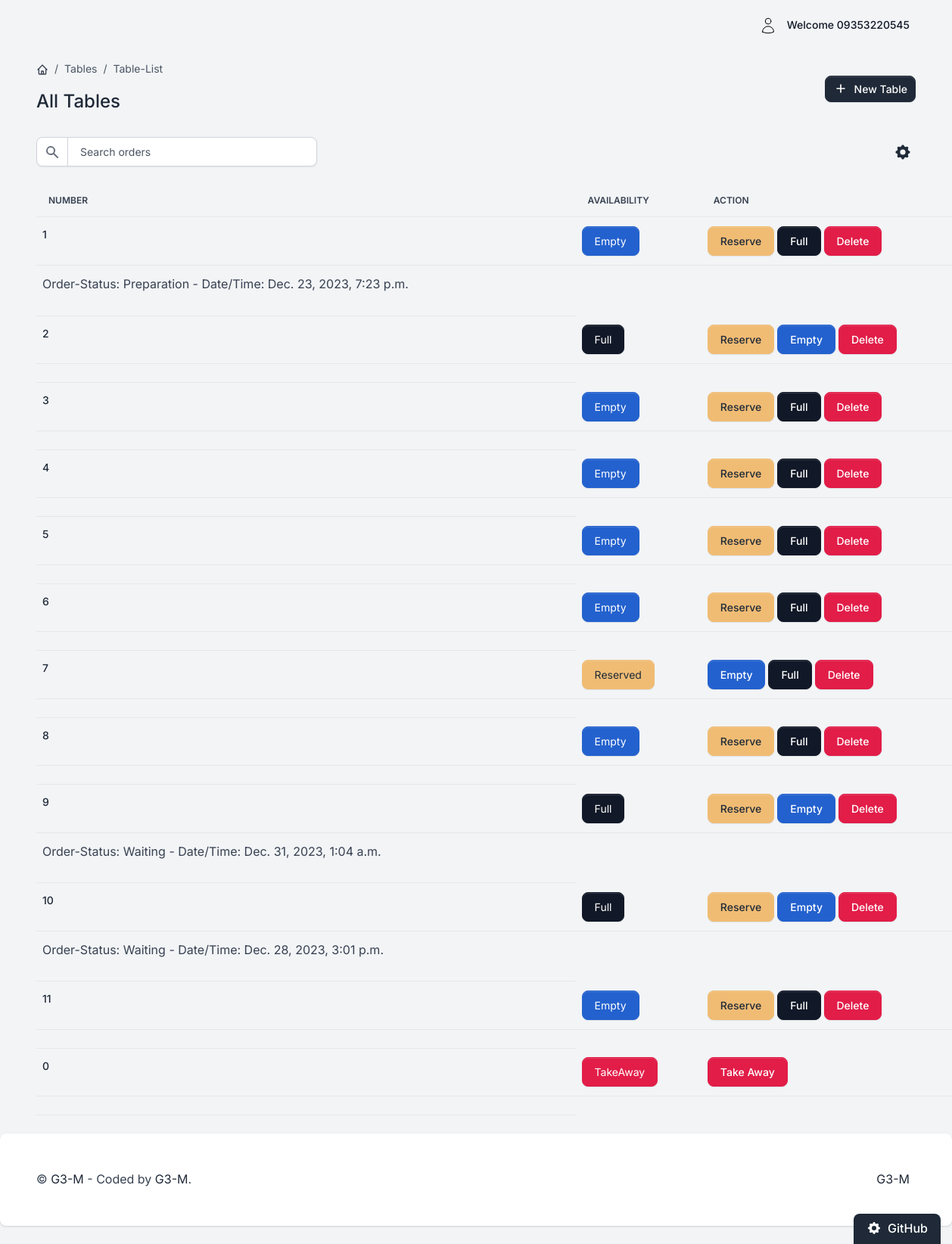
The app's page /tables/list-table (signed in), older data.
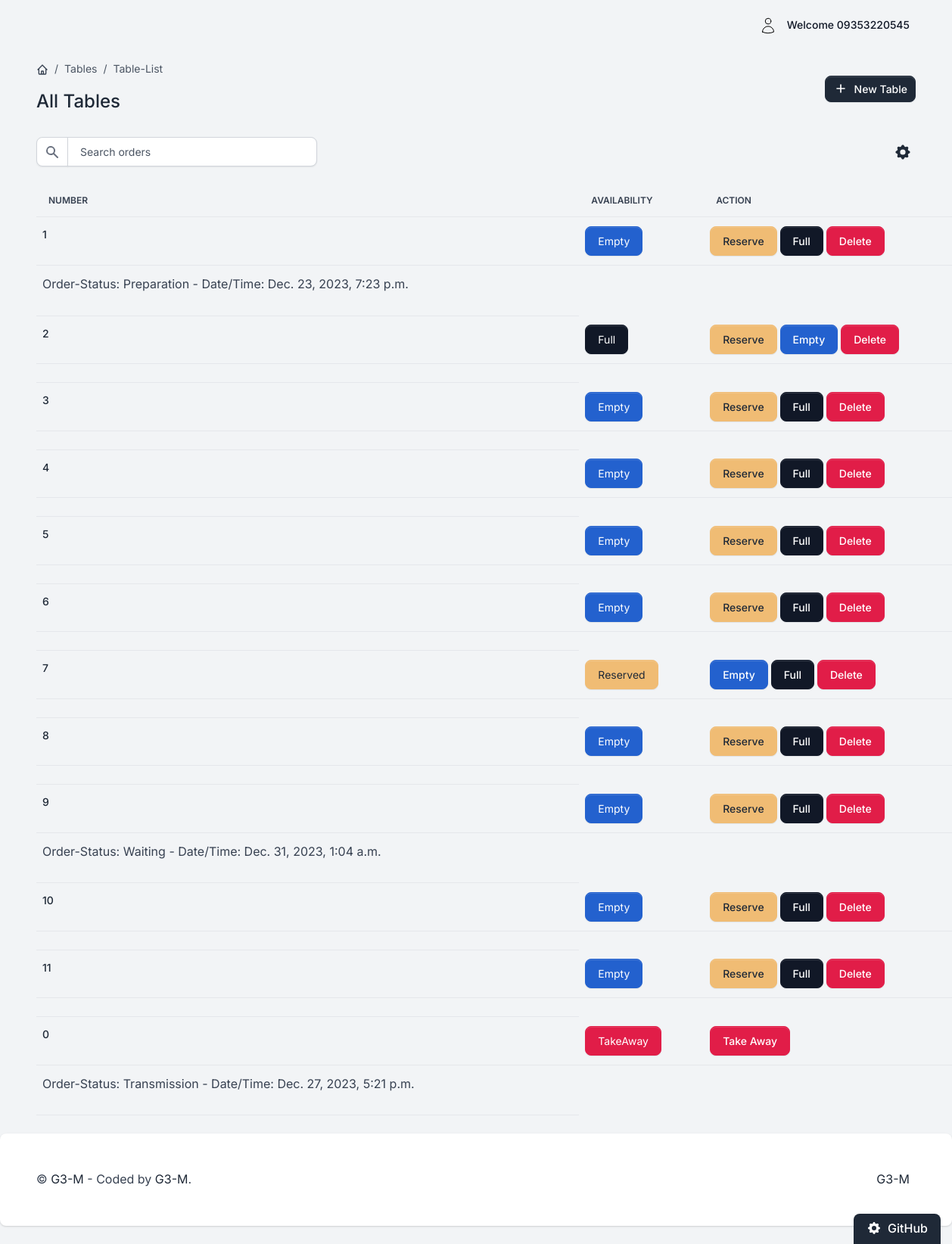
The same page, newer data.
### users/models.py (models this page shows)
class User(AbstractBaseUser, PermissionsMixin):
    phone_number = models.CharField(max_length=11, unique=True, validators=[
        RegexValidator(
            regex=r'^09\d{9}$',
            message='Phone number must start with "09" and have 11 digits.',
            code='invalid_phone_number'
        )])
    email = models.EmailField(unique=True)
    password = models.CharField(max_length=128)
    is_active = models.BooleanField(default=True)
    is_staff = models.BooleanField(default=False)
    last_login = models.DateTimeField(auto_now_add=True, verbose_name='last')
    objects = UserManager()
    USERNAME_FIELD = 'phone_number'
    REQUIRED_FIELDS = ['email']
    """django.core.management.base.SystemCheckError: SystemCheckError: System check identified some issues: ERRORS:
    auth.User.groups: (fields.E304) Reverse accessor 'Group.user_set' for 'auth.User.groups' clashes with reverse
    accessor for 'users.User.groups'. HINT: Add or change a related_name argument to the definition for
    'auth.User.groups' or 'users.User.groups'. auth.User.user_permissions: (fields.E304) Reverse accessor
    'Permission.user_set' for 'auth.User.user_permissions' clashes with reverse accessor for
    'users.User.user_permissions'. HINT: Add or change a related_name argument to the definition for
    'auth.User.user_permissions' or 'users.User.user_permissions'. users.User.groups: (fields.E304)
    Reverse accessor 'Group.user_set' for 'users.User.groups' clashes with reverse accessor for
    'auth.User.groups'. HINT: Add or change a related_name argument to the definition for 'users.User.groups'
    or 'auth.User.groups'. users.User.user_permissions: (fields.E304) Reverse accessor 'Permission.user_set'
    for 'users.User.user_permissions' clashes with reverse accessor for 'auth.User.user_permissions'. HINT: Add
    or change a related_name argument to the definition for 'users.User.user_permissions' or
    'auth.User.user_permissions'.


####### for this bug we should make these groups and permissions attr and make custom related_name:
    """

### tables/models.py (models this page shows, shortened)
class Table(BaseModel):
    status_fields = [("R", "Reserved"), ("E", "Empty"), ("F", "Full"), ("T", "TakeAway")]
    number = models.PositiveIntegerField()
    status = models.CharField(max_length=1, choices=status_fields, default='E')

### order/models.py (models this page shows, shortened)
class Order(BaseModel):
    status_fields = [("W", "Waiting"),
                     ("C", "Canceled"),
                     ("P", "Preparation"),
                     ("T", "Transmission"),
                     ("F", "Finished")]
    customer_phone = models.CharField(max_length=100, blank=True, null=True)
    id = models.UUIDField(primary_key=True, default=uuid.uuid4)
    status = models.CharField(max_length=1, choices=status_fields, default='W')
    table = models.ForeignKey(Table, on_delete=models.SET_NULL, null=True, related_name='orders')
    class Meta:
        ordering = ['-created_at']
        indexes = [
            models.Index(fields=['-created_at']),
        ]

### tables/views.py (the view)
# urls.py: path('list-table', views.ListTableView.as_view(), name='list-table'),
class ListTableView(StaffSuperuserRequiredMixin, ListView):
    model = Table
    template_name = 'Reservation_ListTableTemplate.html'
    context_object_name = 'table'
    def get_context_data(self, *, object_list=None, **kwargs):
        context = super().get_context_data(**kwargs)
        context['table_orders'] = {}
        for table_instance in context['table']:
            try:
                order = Order.objects.filter(table=table_instance, status__in=["W", "P", "T"])
                context['table_orders'][table_instance.id] = order
            except Order.DoesNotExist:
                pass
        return context

### core/models.py (called while the page is built)
    def get_queryset(self):
        return super().get_queryset().filter(deleted_at__isnull=True)

### utils.py (called while the page is built)
    def test_func(self):
        return self.request.user.is_staff or self.request.user.is_superuser

### templates/Reservation_ListTableTemplate.html (shortened to what this page needs)
{% extends "base.html" %}
{% block content %}
    <div class="d-flex justify-content-between flex-wrap flex-md-nowrap align-items-center py-4 mx-5">
        <div class="d-block mb-4 mb-md-0">
            <nav aria-label="breadcrumb" class="d-none d-md-inline-block">
                <ol class="breadcrumb breadcrumb-dark breadcrumb-transparent">
                    <li class="breadcrumb-item">
                        <a href="{% url 'core:home' %}">
                        </a>
                    </li>
                    <li class="breadcrumb-item active" aria-current="page">Tables</li>
                    <li class="breadcrumb-item active" aria-current="page">Table-List</li>
                </ol>
            </nav>
            <h2 class="h4">All Tables</h2>
        </div>
        <div class="btn-toolbar mb-2 mb-md-0">
            <a href="{% url 'tables:create-table' %}" class="btn btn-sm btn-gray-800 d-inline-flex align-items-center">
                <svg class="icon icon-xs me-2" fill="none" stroke="currentColor" viewBox="0 0 24 24"
                     xmlns="http://www.w3.org/2000/svg">
                    <path stroke-linecap="round" stroke-linejoin="round" stroke-width="2"
                          d="M12 6v6m0 0v6m0-6h6m-6 0H6"></path>
                </svg>
                New Table
            </a>
        </div>
    </div>
    <div class="table-settings mb-4 mx-5">
        <div class="row align-items-center justify-content-between">
            <div class="col col-md-6 col-lg-3 col-xl-4">
                <div class="input-group me-2 me-lg-3 fmxw-400">
                  <span class="input-group-text">
                  </span>
                    <input type="text" class="form-control" placeholder="Search orders">
                </div>
            </div>
            <div class="col-4 col-md-2 col-xl-1 ps-md-0 text-end">
                <div class="dropdown">
                    <button class="btn btn-link text-dark dropdown-toggle dropdown-toggle-split m-0 p-1"
                            data-bs-toggle="dropdown" aria-haspopup="true" aria-expanded="false">
                    </button>
                </div>
            </div>
        </div>
    </div>
    <td class="card card-body border-0 shadow table-wrapper table-responsive mx-5">
    <table class="table table-hover mx-5">
        <thead>
        <tr>
            <th class="border-gray-200">Number</th>
            <th class="border-gray-200">Availability</th>
            <th class="border-gray-200">Action</th>
        </tr>
        </thead>
        <tbody>
        {% for table_instance in table %}
            <tr>
                <td>
                    <a href="#" class="fw-bold">
                        {{ table_instance.number }}
                    </a>
                </td>
                <td>
                    {% if table_instance.status == 'R' %}
                        <span class="fw-normal btn btn-secondary">{{ table_instance.get_status_display }}</span>
                    {% elif table_instance.status == 'E' %}
                        <span class="fw-normal btn btn-info">{{ table_instance.get_status_display }}</span>
                    {% elif table_instance.status == 'F' %}
                        <span class="fw-normal btn btn-gray-900">{{ table_instance.get_status_display }}</span>
                    {% else %}
                        <span class="fw-normal btn btn-danger">{{ table_instance.get_status_display }}</span>
                    {% endif %}
                </td>
                <td class="flex justify-content-center">
                    <div class="col-4 col-md-2 col-xl-1 ps-md-0 text-end">
                        <div class="">
                            {% if table_instance.status != 'T' %}
                                {% if table_instance.status != 'R' %}
                                    <form action="{% url 'tables:change-table-status' table_instance.pk 'R' %}"
                                          method="post" style="display:inline;">
                                        <button class="btn btn-secondary" type="submit">Reserve</button>
                                    </form>
                                {% endif %}
                                {% if table_instance.status != 'E' %}
                                    <form action="{% url 'tables:change-table-status' table_instance.pk 'E' %}"
                                          method="post" style="display:inline;">
                                        <button class="btn btn-info" type="submit">Empty</button>
                                    </form>
                                {% endif %}
                                {% if table_instance.status != 'F' %}
                                    <form action="{% url 'tables:change-table-status' table_instance.pk 'F' %}"
                                          method="post" style="display:inline;">
                                        <button class="btn btn-gray-900" type="submit">Full</button>
                                    </form>
                                {% endif %}
                                <form action="{% url 'tables:delete-table' table_instance.pk %}" method="post"
                                      style="display:inline;">
                                    <button class="btn btn-danger" type="submit">Delete</button>
                                </form>
                            {% else %}
                                <button class="btn btn-danger" type="submit">Take Away</button>
                            {% endif %}
                        </div>
                    </div>
                </td>
            </tr>
            <tr>
                <td class="flex justify-content-center">
                    <div class="flex col-4 col-md-2 col-xl-1 ps-md-0 text-end">
                        {% for table_id , order in table_orders.items %}
                            {% if table_id == table_instance.id %}
                                {% for orders in order %}
                                    <p>Order-Status: {{ orders.get_status_display }}
                                        - Date/Time: {{ orders.created_at }}</p>
                                {% endfor %}
                            {% endif %}
                        {% endfor %}
                    </div>
            </tr>
        {% endfor %}
        </tbody>
    </table>
{% endblock content %}

### templates/base.html (shortened to what this page needs)
{% load static %}
<!DOCTYPE html>
<html lang="en">
<head>
    <link type="text/css" href="/static/assets/vendor/sweetalert2/dist/sweetalert2.min.css" rel="stylesheet">
    <link type="text/css" href="/static/assets/vendor/notyf/notyf.min.css" rel="stylesheet">
    <link type="text/css" href="/static/assets/css/volt.css" rel="stylesheet">
</head>
<body>
{% if user.is_authenticated %}
    <nav class="navbar navbar-top navbar-expand navbar-dashboard navbar-dark ps-0 pe-2 pb-0">
        <div class="container-fluid px-0 mx-5">
            <div class="d-flex justify-content-between w-100" id="navbarSupportedContent">
                <ul class="navbar-nav align-items-center">
                    <li class="nav-item dropdown ms-lg-3">
                        <a class="nav-link dropdown-toggle pt-1 px-0" href="#" role="button" data-bs-toggle="dropdown"
                           aria-expanded="false">
                            <div class="media d-flex align-items-center">
                                <div class="media-body ms-2 text-dark align-items-center d-none d-lg-block">
                                    <span class="mb-0 font-small fw-bold text-gray-900">
                              Welcome <strong>{{ request.user.phone_number }}</strong>
                            </span>
                                </div>
                            </div>
                        </a>
                    </li>
                </ul>
            </div>
        </div>
    </nav>
{% endif %}
{% block content %}{% endblock content %}
<footer class="bg-white rounded shadow p-5 mb-4 mt-4">
    <div class="row">
        <div class="col-12 col-md-4 col-xl-6 mb-4 mb-md-0">
            <p class="mb-0 text-center text-lg-start">
                &copy; <a class="text-primary fw-normal" href="https://themesberg.com" target="_blank">G3-M</a>
                - Coded by <a href="https://appseed.us" target="_blank">G3-M</a>.
            </p>
        </div>
        <div class="col-12 col-md-8 col-xl-6 text-center text-lg-start">
            <ul class="list-inline list-group-flush list-group-borderless text-md-end mb-0">
                <li class="list-inline-item px-0 px-sm-2">
                    <a target="_blank"
                       href="">G3-M</a>
                </li>
            </ul>
        </div>
    </div>
</footer>
<div class="card theme-settings bg-gray-800 theme-settings-expand" id="theme-settings-expand">
    <div class="card-body bg-gray-800 text-white rounded-top p-3 py-2">
            <span class="fw-bold d-inline-flex align-items-center h6">
                GitHub
            </span>
    </div>
</div>
</body>
</html>

Row changes from the older to the newer data that the page shows:
removed Order: status "Waiting", created_at "Dec. 28, 2023, 3:01 p.m.", shown under Table (number 10 of 12 on the later page)
changed Table (number 9 of 12 on the later page): status "Full" → "Empty"; status "Empty" → "Full"
changed Table (number 10 of 12 on the later page): status "Full" → "Empty"; status "Empty" → "Full"
changed Table "TakeAway": gains Order (status "Transmission", created_at "Dec. 27, 2023, 5:21 p.m.")
